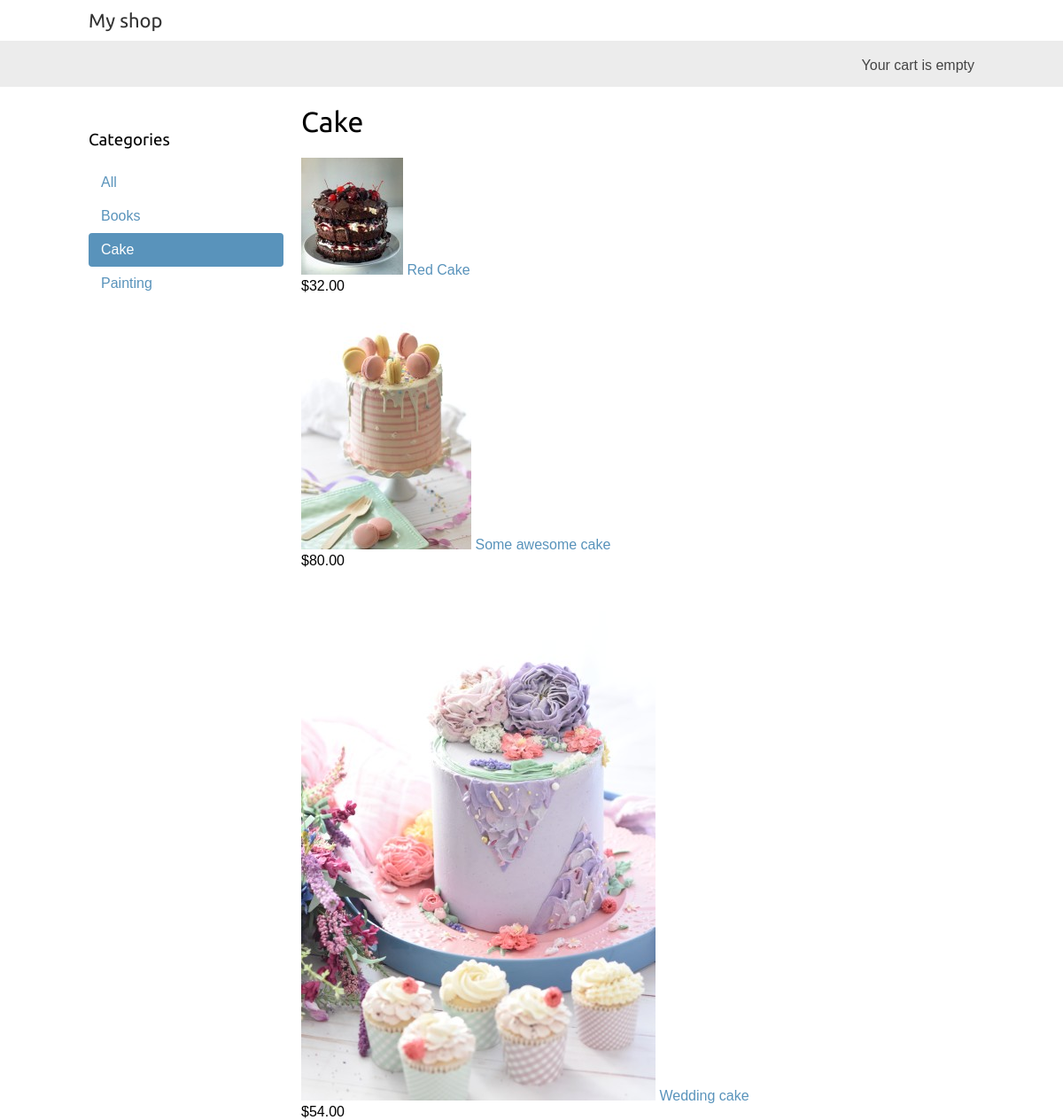
The page /cake/ on the database its author committed.
### myshop/models.py (models this page shows, shortened)
class Category(models.Model):
    name = models.CharField(max_length=200)
    slug = models.SlugField(max_length=200,unique=True)
    class Meta:
        ordering = ['name']
        indexes = [models.Index(fields=['name']),]
        verbose_name = 'category'
        verbose_name_plural = 'categories'
    def get_absolute_url(self):
        return reverse("myshop:product_list_by_category",args=[self.slug])

class Product(models.Model):
    category = models.ForeignKey(Category,related_name='products',
                                 on_delete=models.CASCADE)
    name = models.CharField(max_length=200)
    slug = models.CharField(max_length=200)
    image = models.ImageField(upload_to='products/%Y/%m/%d',blank=True)
    description = models.TextField(blank=True)
    price = models.DecimalField(max_digits=10,decimal_places=2)
    available = models.BooleanField(default=True)
    created= models.DateTimeField(auto_now_add=True)
    updated = models.DateTimeField(auto_now_add=True)
    class Meta:
        ordering = ['name']
    def get_absolute_url(self):
        return reverse("myshop:product_detail",args=[self.id,self.slug])

### myshop/views.py (the view)
# urls.py: path("",views.product_list,name='product_list'),
def product_list(request,category_slug=None):
    category=None
    categories = Category.objects.all()
    products = Product.objects.filter(available=True)
    if category_slug:
        category = get_object_or_404(Category,slug=category_slug)
        products = products.filter(category=category)
    return render(request,'shop/product/list.html',{'category':category,
                                                    'categories':categories,
                                                    'products':products})

### cart/cart.py (called while the page is built)
    def __len__(self):
        return sum(item['quantity'] for item in self.cart.values())

### cart/context_processors.py (called while the page is built)
def cart(request):
    return {'cart':Cart(request)}

### myshop/templates/shop/product/list.html (shortened to what this page needs)
{% extends "shop/base.html" %}
{% load static %}
{% block content %}
<div id="sidebar">
    <h3>
        Categories
    </h3>
    <ul>
        <li {% if not category %}class="selected" {% endif %}>
            <a href="{% url 'myshop:product_list' %}">
                All
            </a>
        </li>
        {% for c in categories %}
        <li {% if category.slug == c.slug %}class='selected' {% endif %}>
            <a href='{{c.get_absolute_url }}'>
                {{ c.name }}
            </a>
        </li>
        {% endfor %}
    </ul>
</div>
<div id="main" class="product_list">
    <h1>
        {% if category %}{{category.name}}
        {%else%}
        Products{% endif %}
    </h1>
    {% for product in products %}
    <div class="item">
        <a href="{{product.get_absolute_url}}">
            {% if product.image %}
            <img src="{{ product.image.url}}">
            {% else %}
            <img src="{%static 'img/no_image.png' %}">
            {% endif %}
        </a>
        <a href="{{product.get_absolute_url}}">
            {{product.name}}
        </a>
        <br>
        ${{product.price}}
    </div>
    {% endfor %}
</div>
{% endblock %}

### myshop/static/css/base.css (style rules this page uses)
h1, h2, h3, h4, h5, h6 { font-family: 'Ubuntu', sans-serif; font-weight: normal; }
a { text-decoration: none; color: #5993bb; }
#sidebar { width: 220px; padding: 30px 20px 0 0; float: left; }
#sidebar ul { margin: 0; padding: 0; }
#sidebar ul li { margin: 0; list-style: none; padding: 10px 14px; }
#sidebar ul li a { display: block; }
#sidebar ul li.selected { background: #5993bb; border-radius: 4px; }
#sidebar ul li.selected a { color: #fff; }
#main { float: left; width: 96%; margin-right: -220px; overflow: hidden; }

### rows shown on the page
Category: name "Books"
Category: name "Cake"
Category: name "Painting"
Product: image (picture), name "Red Cake", price "32.00"
Product: image (picture), name "Some awesome cake", price "80.00"
Product: image (picture), name "Wedding cake", price "54.00"
